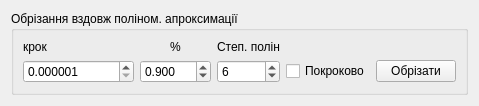
       <widget class="QWidget" name="page_PolyCut">
        <property name="sizePolicy">
         <sizepolicy hsizetype="Ignored" vsizetype="Expanding">
          <horstretch>0</horstretch>
          <verstretch>0</verstretch>
         </sizepolicy>
        </property>
        <layout class="QHBoxLayout" name="horizontalLayout">
         <item>
          <widget class="QGroupBox" name="groupBox_11">
           <property name="sizePolicy">
            <sizepolicy hsizetype="Preferred" vsizetype="MinimumExpanding">
             <horstretch>0</horstretch>
             <verstretch>0</verstretch>
            </sizepolicy>
           </property>
           <property name="title">
            <string>Обрізання вздовж поліном. апроксимації</string>
           </property>
           <layout class="QGridLayout" name="gridLayout_10">
            <item row="1" column="4">
             <widget class="QPushButton" name="PolyOk">
              <property name="text">
               <string>Обрізати</string>
              </property>
             </widget>
            </item>
            <item row="1" column="0">
             <widget class="QDoubleSpinBox" name="PolyN">
              <property name="decimals">
               <number>6</number>
              </property>
              <property name="minimum">
               <double>0.000001000000000</double>
              </property>
              <property name="maximum">
               <double>999999999.000000000000000</double>
              </property>
              <property name="singleStep">
               <double>0.000100000000000</double>
              </property>
              <property name="value">
               <double>0.000001000000000</double>
              </property>
             </widget>
            </item>
            <item row="0" column="0">
             <widget class="QLabel" name="label_23">
              <property name="text">
               <string>крок</string>
              </property>
             </widget>
            </item>
            <item row="1" column="2">
             <widget class="QDoubleSpinBox" name="PolyM">
              <property name="decimals">
               <number>0</number>
              </property>
              <property name="value">
               <double>6.000000000000000</double>
              </property>
             </widget>
            </item>
            <item row="1" column="1">
             <widget class="QDoubleSpinBox" name="PolyP">
              <property name="decimals">
               <number>3</number>
              </property>
              <property name="minimum">
               <double>0.001000000000000</double>
              </property>
              <property name="maximum">
               <double>999.000000000000000</double>
              </property>
              <property name="singleStep">
               <double>0.010000000000000</double>
              </property>
              <property name="value">
               <double>0.900000000000000</double>
              </property>
             </widget>
            </item>
            <item row="0" column="1">
             <widget class="QLabel" name="label_24">
              <property name="text">
               <string>%</string>
              </property>
              <property name="alignment">
               <set>Qt::AlignCenter</set>
              </property>
             </widget>
            </item>
            <item row="0" column="2">
             <widget class="QLabel" name="label_22">
              <property name="text">
               <string>Степ. полін</string>
              </property>
             </widget>
            </item>
            <item row="1" column="3">
             <widget class="QCheckBox" name="poly_cutDiscrete">
              <property name="text">
               <string>Покроково</string>
              </property>
             </widget>
            </item>
           </layout>
          </widget>
         </item>
        </layout>
       </widget>
